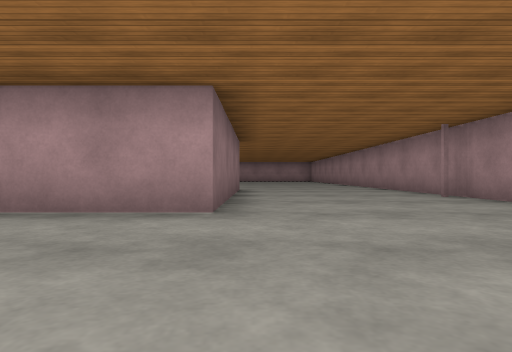
View 1 (above)

20 first-person views from a walk through a world built for the Gazebo simulator. The camera is 0.72 m above the floor, looks level and sees 75° across. The floor is counted in squares, 2 m on a side. Each view is taken from the middle of a square. On the plan, view 1 faces up. The plan holds only what a view shows up to about 9 squares ahead; the rest is blank. The place goes on beyond the plan. Simple patterns stand in for the simulator's built-in surfaces.

View 2
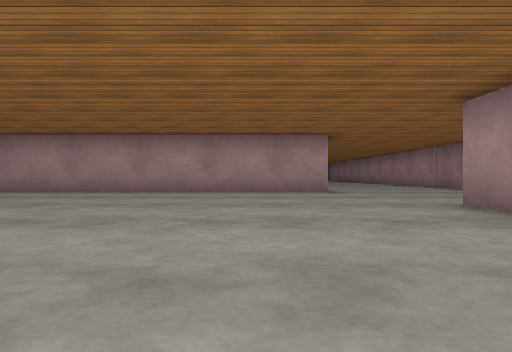

View 3
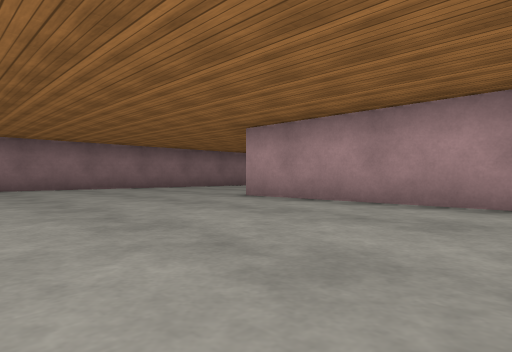

View 4
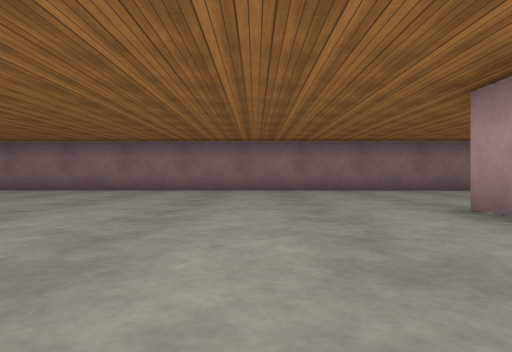

View 5
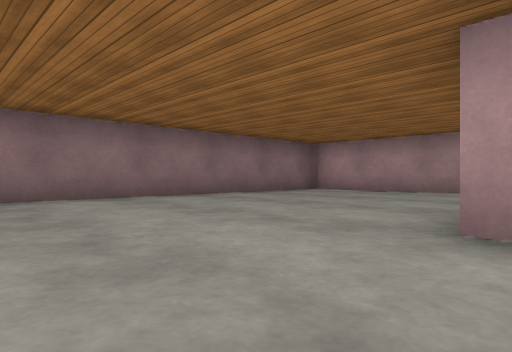

View 6
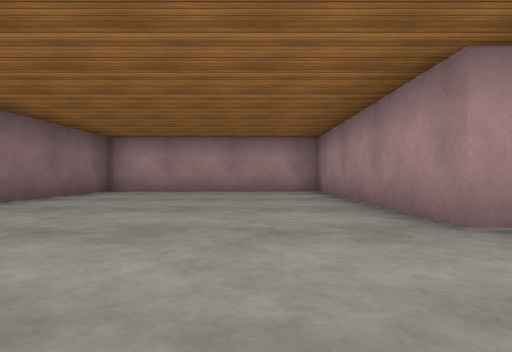

View 7
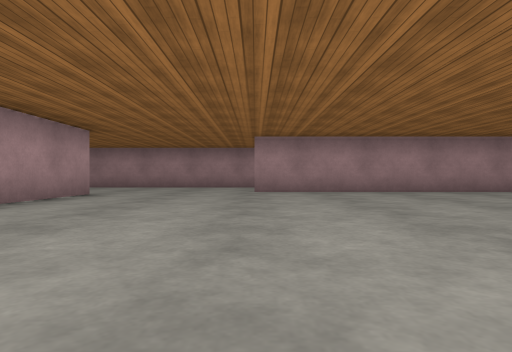

View 8
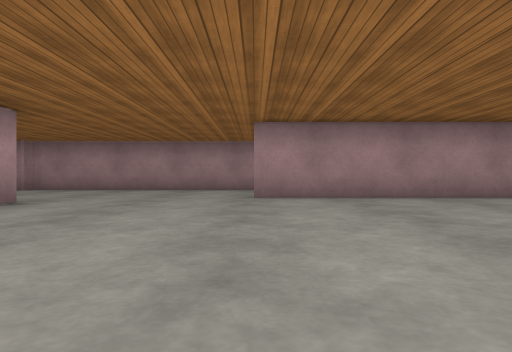

View 9
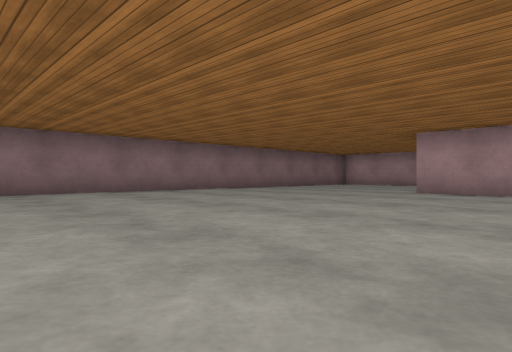

View 10
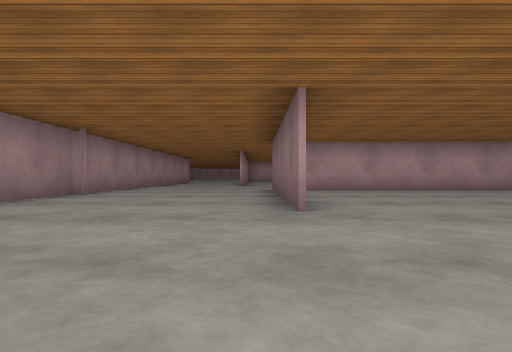

View 11
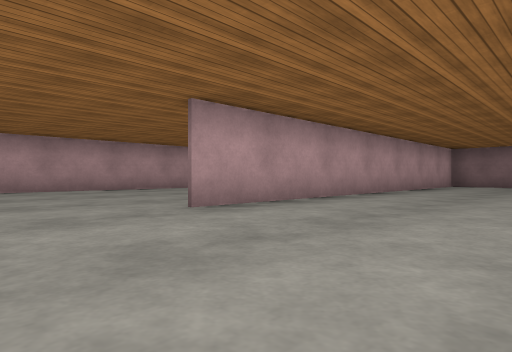

View 12
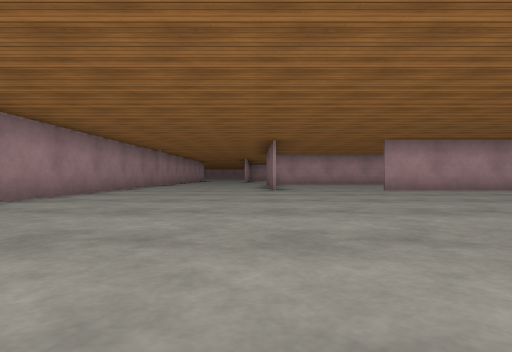

View 13
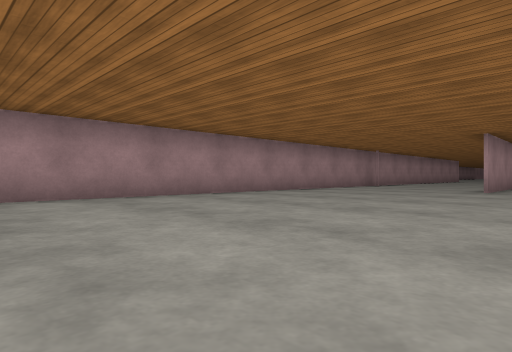

View 14
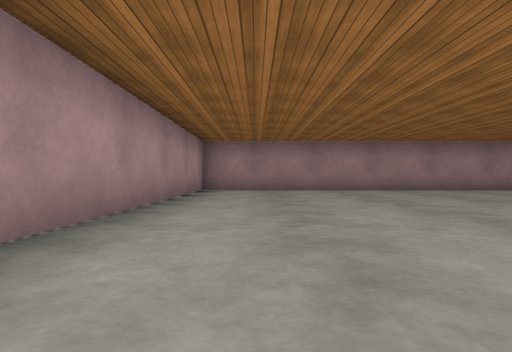

View 15
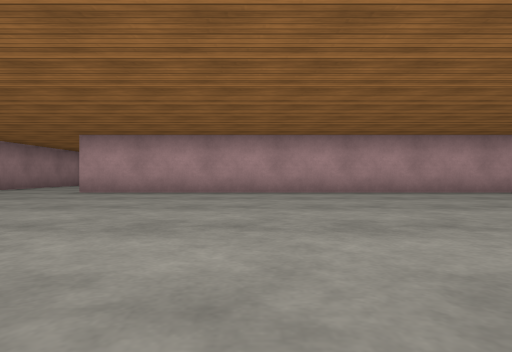

View 16
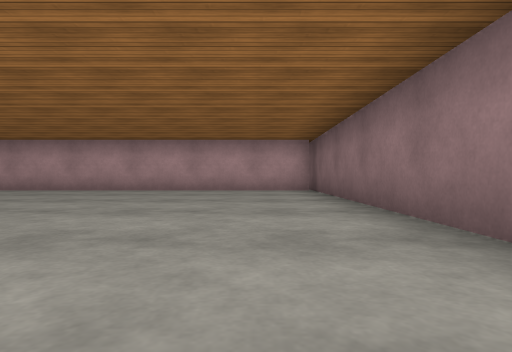

View 17
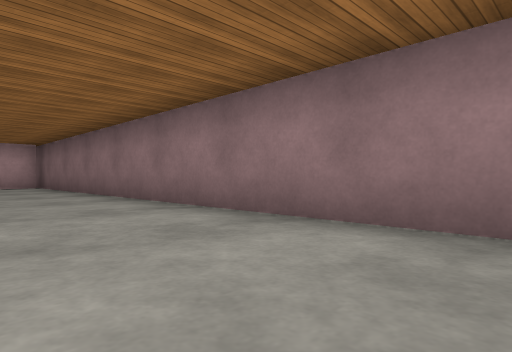

View 18
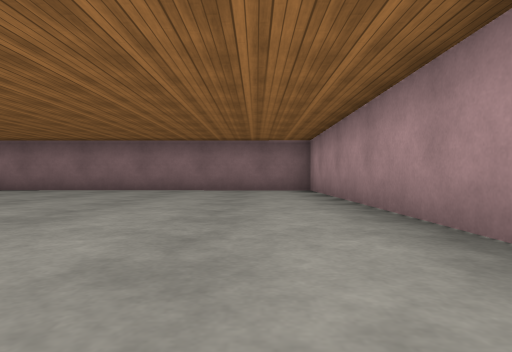

View 19
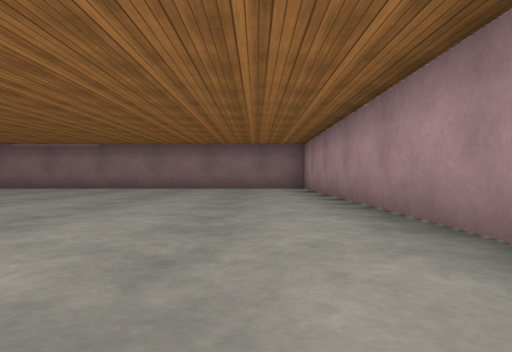

View 20
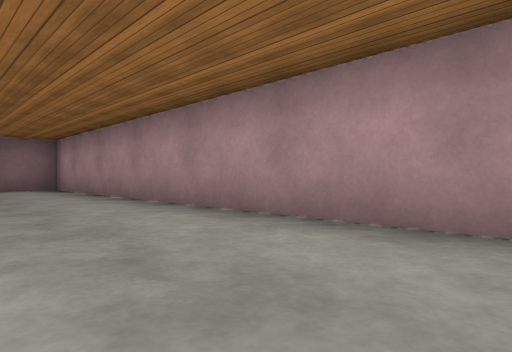

### Floor plan
Points are (right, up) in squares from view 1. A wall is a line through its corners. A room is listed if a view was taken in it or the views show most of it. See-through windows are left out.
Room 1 (views 1, 2, 3, 4, 5, 6, 7, 8, 9)
walls: (-0.4, 3.3) (-8.5, 3.3) (-8.5, 8.7) (-13.4, 8.7); (0.5, -4.5) (0.5, 0.1); (-13.4, 8.9) (-13.5, -4.5)
ways out: opening at (0, 1.5) to room 2
Room 2 (views 10, 11, 12, 13, 14, 15, 16, 17, 18, 19, 20)
walls: (-0.4, 8.8) (-0.4, 3.3); (-0.5, 5.9) (-0.5, 8.8); (-6.6, 3.4) (-1.2, 3.4); (-13.4, 8.8) (-3.1, 8.8); (3.6, 0) (3.6, 21.4) (-13.3, 21.4) (-13.4, 8.9)
ways out: opening at (0, 1.5) to room 1

Where each view was taken, in squares from view 1:
view 1: 0 up, 0 right, facing up
view 2: 4 down, 2 left, facing up
view 3: 1 down, 4 left, facing up-left
view 4: 1 up, 5 left, facing left
view 5: 1 up, 8 left, facing up-left
view 6: 1 up, 10 left, facing up
view 7: 0 up, 7 left, facing right
view 8: 0 up, 5 left, facing right
view 9: 4 down, 6 left, facing up-left
view 10: 12 up, 0 right, facing down
view 11: 12 up, 1 left, facing down-left
view 12: 17 up, 0 right, facing down
view 13: 17 up, 2 left, facing down-right
view 14: 20 up, 5 left, facing right
view 15: 16 up, 7 left, facing down
view 16: 17 up, 12 left, facing down
view 17: 20 up, 11 left, facing down-left
view 18: 20 up, 5 left, facing left
view 19: 20 up, 4 left, facing left
view 20: 19 up, 4 left, facing up-left
